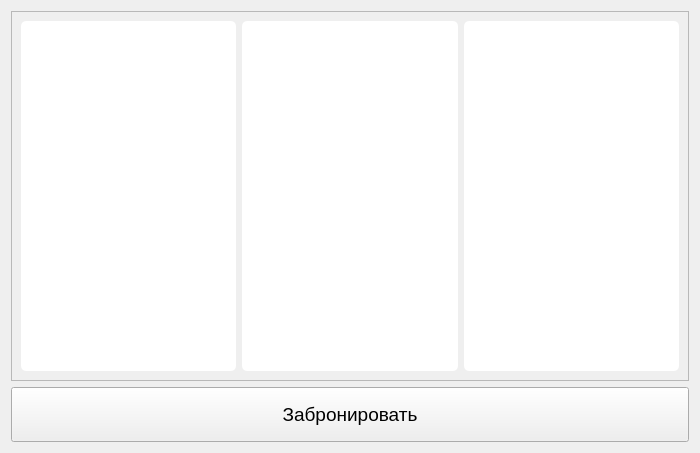
<?xml version="1.0" encoding="UTF-8"?>
<ui version="4.0">
 <class>Form</class>
 <widget class="QWidget" name="Form">
  <property name="geometry">
   <rect>
    <x>0</x>
    <y>0</y>
    <width>700</width>
    <height>451</height>
   </rect>
  </property>
  <property name="minimumSize">
   <size>
    <width>700</width>
    <height>0</height>
   </size>
  </property>
  <property name="maximumSize">
   <size>
    <width>700</width>
    <height>451</height>
   </size>
  </property>
  <property name="windowTitle">
   <string>Form</string>
  </property>
  <property name="layoutDirection">
   <enum>Qt::RightToLeft</enum>
  </property>
  <layout class="QGridLayout" name="gridLayout_2">
   <item row="0" column="0">
    <widget class="QFrame" name="frame">
     <property name="sizePolicy">
      <sizepolicy hsizetype="Expanding" vsizetype="Preferred">
       <horstretch>0</horstretch>
       <verstretch>0</verstretch>
      </sizepolicy>
     </property>
     <property name="minimumSize">
      <size>
       <width>500</width>
       <height>0</height>
      </size>
     </property>
     <property name="styleSheet">
      <string notr="true">QPushButton{
	background-color: rgb(255, 255, 255);
    border-radius: 5px;

}</string>
     </property>
     <property name="frameShape">
      <enum>QFrame::StyledPanel</enum>
     </property>
     <property name="frameShadow">
      <enum>QFrame::Raised</enum>
     </property>
     <layout class="QGridLayout" name="gridLayout_3">
      <item row="0" column="0">
       <layout class="QGridLayout" name="gridLayout">
        <item row="0" column="3">
         <widget class="QPushButton" name="btn_plus_bus">
          <property name="sizePolicy">
           <sizepolicy hsizetype="Expanding" vsizetype="Expanding">
            <horstretch>0</horstretch>
            <verstretch>0</verstretch>
           </sizepolicy>
          </property>
          <property name="minimumSize">
           <size>
            <width>0</width>
            <height>350</height>
           </size>
          </property>
          <property name="text">
           <string/>
          </property>
          <property name="checkable">
           <bool>true</bool>
          </property>
         </widget>
        </item>
        <item row="0" column="6">
         <widget class="QPushButton" name="btn_base_bus">
          <property name="sizePolicy">
           <sizepolicy hsizetype="Expanding" vsizetype="Expanding">
            <horstretch>0</horstretch>
            <verstretch>0</verstretch>
           </sizepolicy>
          </property>
          <property name="minimumSize">
           <size>
            <width>0</width>
            <height>350</height>
           </size>
          </property>
          <property name="styleSheet">
           <string notr="true"/>
          </property>
          <property name="text">
           <string/>
          </property>
          <property name="checkable">
           <bool>true</bool>
          </property>
         </widget>
        </item>
        <item row="0" column="4">
         <widget class="QPushButton" name="btn_standart_bus">
          <property name="sizePolicy">
           <sizepolicy hsizetype="Expanding" vsizetype="Expanding">
            <horstretch>0</horstretch>
            <verstretch>0</verstretch>
           </sizepolicy>
          </property>
          <property name="minimumSize">
           <size>
            <width>0</width>
            <height>350</height>
           </size>
          </property>
          <property name="text">
           <string/>
          </property>
          <property name="checkable">
           <bool>true</bool>
          </property>
         </widget>
        </item>
       </layout>
      </item>
     </layout>
    </widget>
   </item>
   <item row="1" column="0">
    <widget class="QPushButton" name="pushButton_2">
     <property name="minimumSize">
      <size>
       <width>0</width>
       <height>55</height>
      </size>
     </property>
     <property name="maximumSize">
      <size>
       <width>16777215</width>
       <height>55</height>
      </size>
     </property>
     <property name="font">
      <font>
       <pointsize>14</pointsize>
      </font>
     </property>
     <property name="text">
      <string>Забронировать</string>
     </property>
    </widget>
   </item>
  </layout>
 </widget>
 <resources>
  <include location="res.qrc"/>
 </resources>
 <connections/>
</ui>
